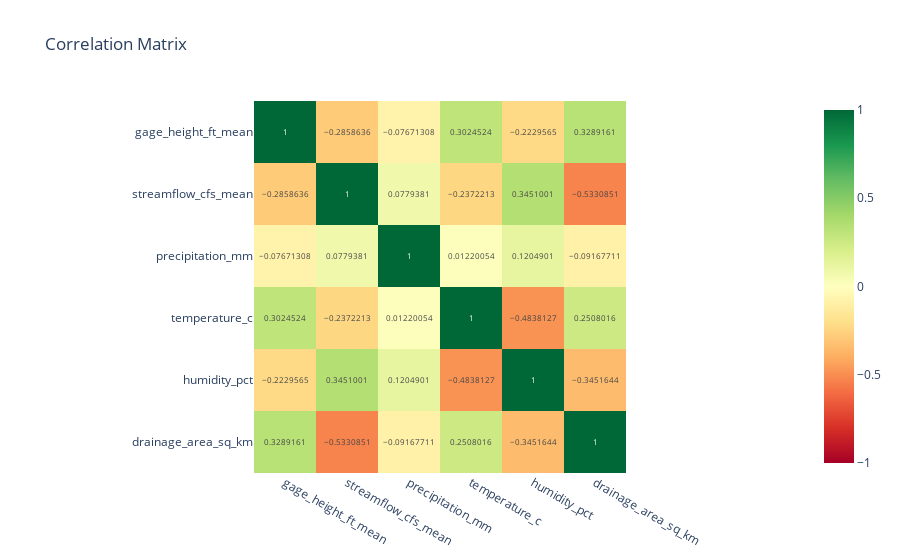

The cell this chart's notebook holds for it:
### Code cell
query = """
    SELECT gage_height_ft_mean, streamflow_cfs_mean, precipitation_mm, 
           temperature_c, humidity_pct, drainage_area_sq_km
    FROM main.flood_model 
    WHERE gage_height_ft_mean > 0
"""

corr_df = conn.sql(query).df()

fig = px.imshow(corr_df.corr(), text_auto=True, title='Correlation Matrix', 
                color_continuous_scale='RdYlGn', zmin=-1, zmax=1)       
fig.show()

### Figure 1 — Plotly figure (JSON) as saved in the notebook; plotly's stock layout.template omitted (floating-point values rounded to 4 significant figures)
{"data": [{"coloraxis": "coloraxis", "hovertemplate": "x: %{x}<br>y: %{y}<br>color: %{z}<extra></extra>", "name": "0", "texttemplate": "%{z}", "type": "heatmap", "x": ["gage_height_ft_mean", "streamflow_cfs_mean", "precipitation_mm", "temperature_c", "humidity_pct", "drainage_area_sq_km"], "xaxis": "x", "y": ["gage_height_ft_mean", "streamflow_cfs_mean", "precipitation_mm", "temperature_c", "humidity_pct", "drainage_area_sq_km"], "yaxis": "y", "z": [[1.0, -0.2859, -0.07671, 0.3025, -0.223, 0.3289], [-0.2859, 1.0, 0.07794, -0.2372, 0.3451, -0.5331], [-0.07671, 0.07794, 1.0, 0.0122, 0.1205, -0.09168], [0.3025, -0.2372, 0.0122, 1.0, -0.4838, 0.2508], [-0.223, 0.3451, 0.1205, -0.4838, 1.0, -0.3452], [0.3289, -0.5331, -0.09168, 0.2508, -0.3452, 1.0]]}], "layout": {"coloraxis": {"cmax": 1, "cmin": -1, "colorscale": [[0, "rgb(165,0,38)"], [0.1, "rgb(215,48,39)"], [0.2, "rgb(244,109,67)"], [0.3, "rgb(253,174,97)"], [0.4, "rgb(254,224,139)"], [0.5, "rgb(255,255,191)"], [0.6, "rgb(217,239,139)"], [0.7, "rgb(166,217,106)"], [0.8, "rgb(102,189,99)"], [0.9, "rgb(26,152,80)"], [1, "rgb(0,104,55)"]]}, "title": {"text": "Correlation Matrix"}, "xaxis": {"anchor": "y", "constrain": "domain", "domain": [0, 1], "scaleanchor": "y"}, "yaxis": {"anchor": "x", "autorange": "reversed", "constrain": "domain", "domain": [0, 1]}}}
